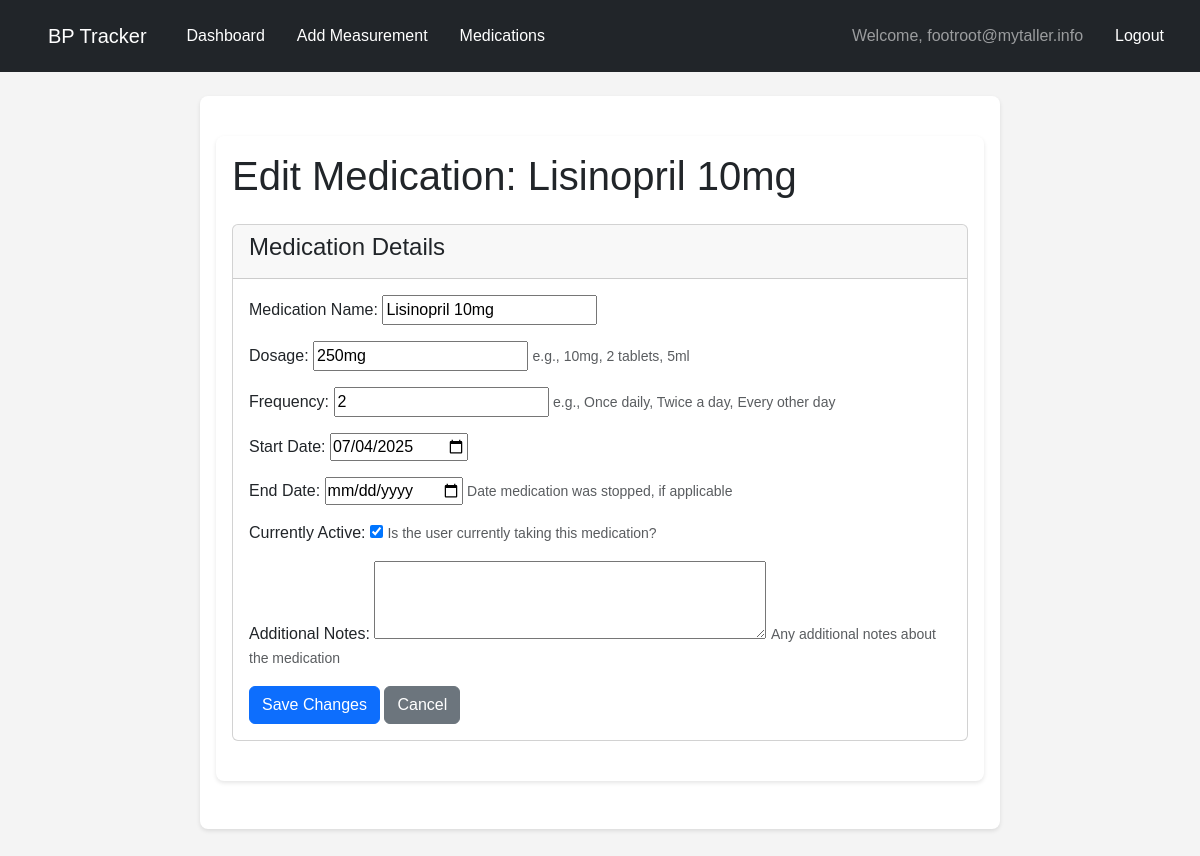
Screenshot of /accounts/medications/edit/5/ (signed in) with the database file from the repository.
### users/models.py (models this page shows, shortened)
class CustomUser(AbstractBaseUser, PermissionsMixin):
    email = models.EmailField(_('email address'), unique=True)
    is_verified = models.BooleanField(default=False)
    is_staff = models.BooleanField(default=False)
    is_active = models.BooleanField(default=True)
    date_joined = models.DateTimeField(default=timezone.now)
    first_name = models.CharField(_("first name"), max_length=150, blank=True)
    last_name = models.CharField(_("last name"), max_length=150, blank=True)
    address = models.TextField(
        _("address"),
        blank=True,
        null=True,
        help_text=_("Full street address")
    )
    phone_mobile = models.CharField(
        _("mobile phone"),
        max_length=20,
        blank=True,
        null=True
    )
    phone_landline = models.CharField(
        _("landline phone"),
        max_length=20,
        blank=True,
        null=True
    )
    phone_emergency = models.CharField(
        _("emergency contact phone"),
        max_length=20,
        blank=True,
        null=True,
        help_text=_("Another phone number in case of emergency")
    )
    profile_picture = models.ImageField(
        _("profile picture"),
        upload_to=user_directory_path,
        blank=True,
        null=True,
        default='profile_pics/default_profile.png' # You'll need to create this default image
    )
    objects = CustomUserManager()
    USERNAME_FIELD = 'email'
    REQUIRED_FIELDS = [] # Email is already unique, no other fields required at signup
    class Meta:
        verbose_name = _('user')
        verbose_name_plural = _('users')

class Medication(models.Model):
    user = models.ForeignKey(
        CustomUser,
        on_delete=models.CASCADE,
        related_name='medications',
        verbose_name=_("user")
    )
    name = models.CharField(_("medication name"), max_length=255)
    dosage = models.CharField(_("dosage"), max_length=100, blank=True, null=True,
                              help_text=_("e.g., 10mg, 2 tablets, 5ml"))
    frequency = models.CharField(_("frequency"), max_length=255, blank=True, null=True,
                                 help_text=_("e.g., Once daily, Twice a day, Every other day"))
    notes = models.TextField(_("notes"), blank=True, null=True,
                             help_text=_("Any additional notes about the medication"))
    start_date = models.DateField(_("start date"), default=timezone.now)
    end_date = models.DateField(_("end date"), blank=True, null=True,
                                help_text=_("Date medication was stopped, if applicable"))
    is_active = models.BooleanField(_("is currently active"), default=True,
                                    help_text=_("Is the user currently taking this medication?"))
    class Meta:
        verbose_name = _("medication")
        verbose_name_plural = _("medications")
        ordering = ['-is_active', 'name'] # Active medications first, then by name
        unique_together = ('user', 'name', 'dosage', 'frequency') # Prevent exact duplicates for a user

### users/views.py (the view)
# urls.py: path('medications/edit/<int:pk>/', views.medication_edit, name='medication_edit'),
@login_required
def medication_edit(request, pk):
    medication = get_object_or_404(Medication, pk=pk, user=request.user)
    if request.method == 'POST':
        form = MedicationForm(request.POST, instance=medication)
        if form.is_valid():
            form.save()
            messages.success(request, f'Medication "{medication.name}" updated successfully.')
            return redirect('users:medication_manage')
        else:
            messages.error(request, 'Please correct the errors below.')
    else:
        form = MedicationForm(instance=medication)
    context = {
        'form': form,
        'medication': medication,
        'user': request.user,
    }
    return render(request, 'users/medication_edit.html', context)

### users/forms.py
class MedicationForm(forms.ModelForm):
    class Meta:
        model = Medication
        fields = [
            'name', 'dosage', 'frequency', 'start_date', 'end_date',
            'is_active', 'notes'
        ]
        widgets = {
            'start_date': forms.DateInput(attrs={'type': 'date'}),
            'end_date': forms.DateInput(attrs={'type': 'date'}),
            'notes': forms.Textarea(attrs={'rows': 3}), # Smaller text area for notes
        }
        labels = {
            'name': _('Medication Name'),
            'dosage': _('Dosage'),
            'frequency': _('Frequency'),
            'start_date': _('Start Date'),
            'end_date': _('End Date'),
            'is_active': _('Currently Active'),
            'notes': _('Additional Notes'),
        }

### users/templates/users/medication_edit.html (shortened to what this page needs)
{% extends 'base.html' %}
{% load static %}
{% load i18n %}
{% block content %}
<div class="container mt-4">
    <h1 class="mb-4">{% translate "Edit Medication" %}: {{ medication.name }}</h1>
    <div class="card mb-4">
        <div class="card-header">
            <h4>{% translate "Medication Details" %}</h4>
        </div>
        <div class="card-body">
            <form method="post">
                {% for field in form %}
                    <div class="mb-3">
                        {{ field.label_tag }}
                        {{ field }}
                        {% if field.help_text %}
                            <small class="form-text text-muted">{{ field.help_text }}</small>
                        {% endif %}
                    </div>
                {% endfor %}
                <button type="submit" class="btn btn-primary">{% translate "Save Changes" %}</button>
                <a href="{% url 'users:medication_manage' %}" class="btn btn-secondary">{% translate "Cancel" %}</a>
            </form>
        </div>
    </div>
</div>
{% endblock %}

### users/templates/base.html (shortened to what this page needs)
{% load static %}
<!DOCTYPE html>
<html lang="en">
<head>
    <link href="https://cdn.jsdelivr.net/npm/bootstrap@5.3.3/dist/css/bootstrap.min.css" rel="stylesheet">
    <link rel="stylesheet" href="{% static 'users/styles.css' %}">
</head>
<body>
    <nav class="navbar navbar-expand-lg navbar-dark bg-dark">
        <div class="container-fluid">
            <a class="navbar-brand" href="{% url 'users:dashboard' %}">BP Tracker</a>
            <div class="collapse navbar-collapse" id="navbarNav">
                <ul class="navbar-nav me-auto mb-2 mb-lg-0">
                    {% if user.is_authenticated %}
                        <li class="nav-item">
                            <a class="nav-link" href="{% url 'users:dashboard' %}">Dashboard</a>
                        </li>
                        <li class="nav-item">
                            <a class="nav-link" href="{% url 'measurements:add_measurement' %}">Add Measurement</a>
                        </li>
                          <li class="nav-item">
                    <a class="nav-link" href="{% url 'users:medication_manage' %}">Medications</a>
                </li>
                    {% endif %}
                </ul>
                <ul class="navbar-nav">
                    {% if user.is_authenticated %}
                        <li class="nav-item">
                            <span class="nav-link">Welcome, {{ user.email }}</span>
                        </li>
                        <li class="nav-item">
                            <a class="nav-link" href="{% url 'users:logout' %}">Logout</a>
                        </li>
                    {% endif %}
                </ul>
            </div>
        </div>
    </nav>
    <div class="container mt-4">
        {% block content %}
        {% endblock %}
    </div>
</body>
</html>

### users/static/users/styles.css (style rules this page uses)
body { font-family: sans-serif; margin: 0; padding: 0; background-color: #f4f4f4; }
.navbar { background-color: #333; color: white; padding: 1em; display: flex; justify-content: space-between; align-items: center; }
.navbar a { color: white; text-decoration: none; margin-left: 1em; }
.container { max-width: 800px; margin: 2em auto; padding: 1em; background-color: white; border-radius: 8px; box-shadow: 0 2px 4px rgba(0, 0, 0, 0.1); }

### rows the page displays
CustomUser: email "footroot@mytaller.info"
Medication: name "Lisinopril 10mg", form "Lisinopril 10mg" "250mg" "2" "07/04/2025" "☑"

### other values shown
{{ field.label_tag }} "Medication Name:" "Dosage:" "Frequency:" "Start Date:" "End Date:" "Currently Active:" "Additional Notes:"
{{ field.help_text }} "e.g., 10mg, 2 tablets, 5ml" "e.g., Once daily, Twice a day, Every other day" "Date medication was stopped, if applicable" "Is the user currently taking this medication?" "Any additional notes about the medication"
